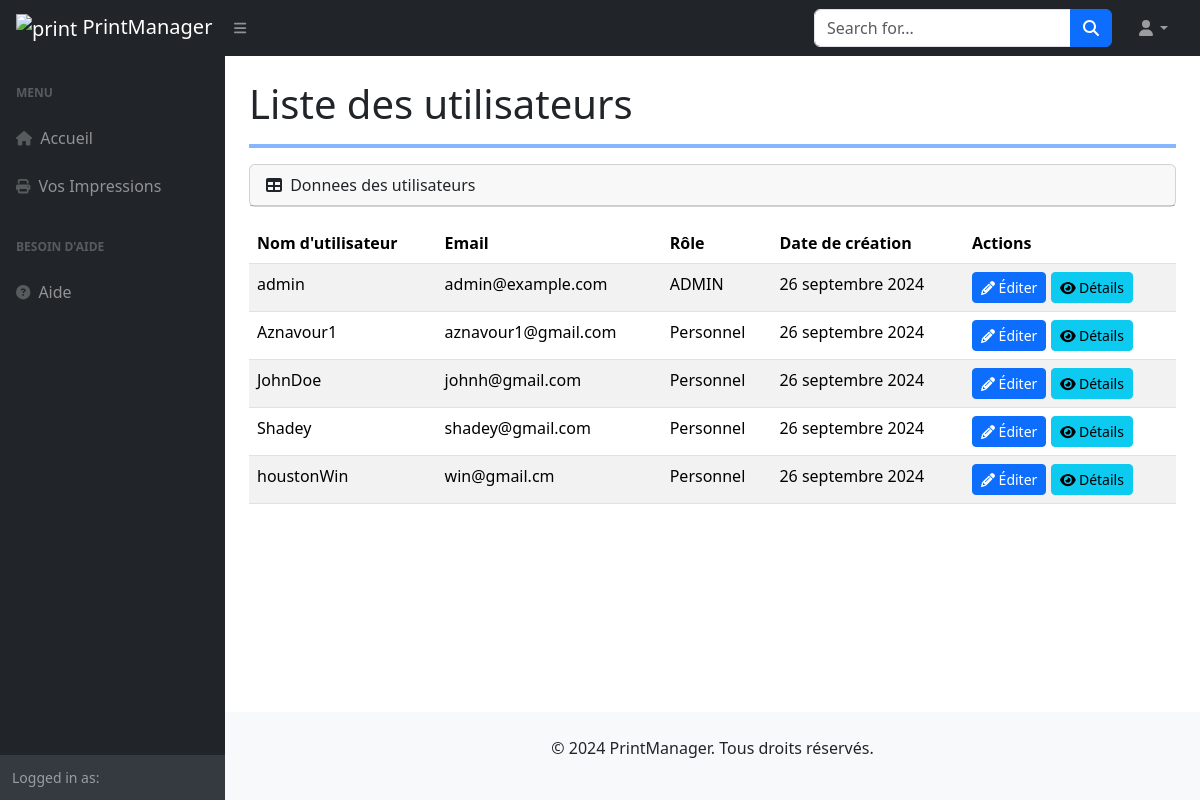
Before: /users/ with the older database file.
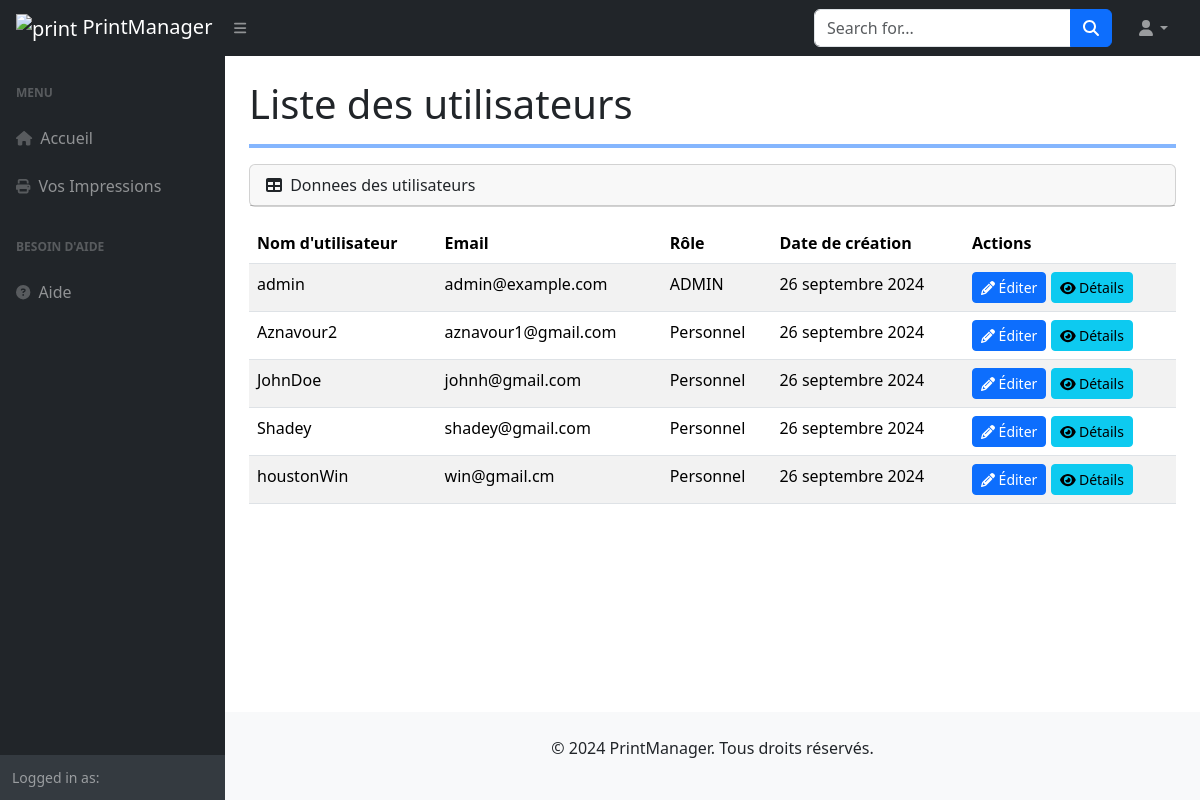
After: the same page with the newer database file.
### printers/models.py (models this page shows, shortened)
class CustomUser(AbstractUser):
    ADMIN = 'ADMIN'
    PERSONNEL = 'Personnel'
    MALE = 'M'
    FEMALE = 'F'
    ROLE_CHOICES = (
        (ADMIN, 'ADMIN'),
        (PERSONNEL, 'Personnel'),
    )
    SEX_CHOICES = (
        (MALE, 'Masculin'),
        (FEMALE, 'Feminin'),
    )
    role = models.CharField(max_length=30, choices=ROLE_CHOICES, verbose_name='Rôle')
    sexe = models.CharField(max_length=10, choices=SEX_CHOICES, verbose_name='Sexe')
    slug = models.SlugField(max_length=200, unique=True, blank=True)
    last_updated = models.DateTimeField(auto_now=True)
    created_on = models.DateField(blank=True, null=True)
    class Meta:
        ordering = ['-created_on']
        verbose_name = "Utilisateur"

### printers/views.py (the view)
# urls.py: path('users/', UserListView.as_view(), name='user_list'),
class UserListView(ListView):
    model = CustomUser
    template_name = 'users/user_list.html'  # Le template que tu vas créer
    context_object_name = 'users'  # Nom du contexte utilisé dans le template
    paginate_by = 10  # Paginer si tu as beaucoup d'utilisateurs

### printers/templates/users/user_list.html (shortened to what this page needs)
{% extends 'base.html' %}
{% load static %}
    {% block content %}
    {% include 'layouts/Navbar.html' %}
    <div id="layoutSidenav">
        {% include 'layouts/Sidenav.html' %}
        <div id="layoutSidenav_content">
            <main>
                <div class="container-fluid px-4">
                    <h1 class="mt-4">Liste des utilisateurs</h1>
                        <hr class="border border-primary border-2 opacity-50">
                        <div class="card mb-3">
                            <div class="card-header">
                                <i class="fas fa-table me-1"></i>
                                Donnees  des utilisateurs
                            </div>
                        </div>
                        <table class="table table-striped">
                            <thead>
                                <tr>
                                    <th>Nom d'utilisateur</th>
                                    <th>Email</th>
                                    <th>Rôle</th>
                                    <th>Date de création</th>
                                    <th>Actions</th>
                                </tr>
                            </thead>
                            <tbody>
                                {% for user in users %}
                                    <tr>
                                        <td>{{ user.username }}</td>
                                        <td>{{ user.email }}</td>
                                        <td>{{ user.get_role_display }}</td>
                                        <td>{{ user.created_on }}</td>
                                        <td>
                                            <a href="{% url 'edit_user' user.slug %}" class="btn btn-sm btn-primary">
                                                <i class="fa fa-pencil" aria-hidden="true"></i>
                                                Éditer
                                            </a>
                                            <a href="{% url 'user_details' user.slug %}" class="btn btn-sm btn-info">
                                                <i class="fa fa-eye" aria-hidden="true"></i>
                                                Détails
                                            </a>
                                        </td>
                                    </tr>
                                {% empty %}
                                    <tr>
                                        <td colspan="5">Aucun utilisateur trouvé.</td>
                                    </tr>
                                {% endfor %}
                            </tbody>
                        </table>
                </div>
            </main>
            {% include 'layouts/footer.html' %}
        </div>
    </div>
    {% endblock %}

Changed rows visible on the page:
changed CustomUser "aznavour1@gmail.com": username "Aznavour1" → "Aznavour2"
